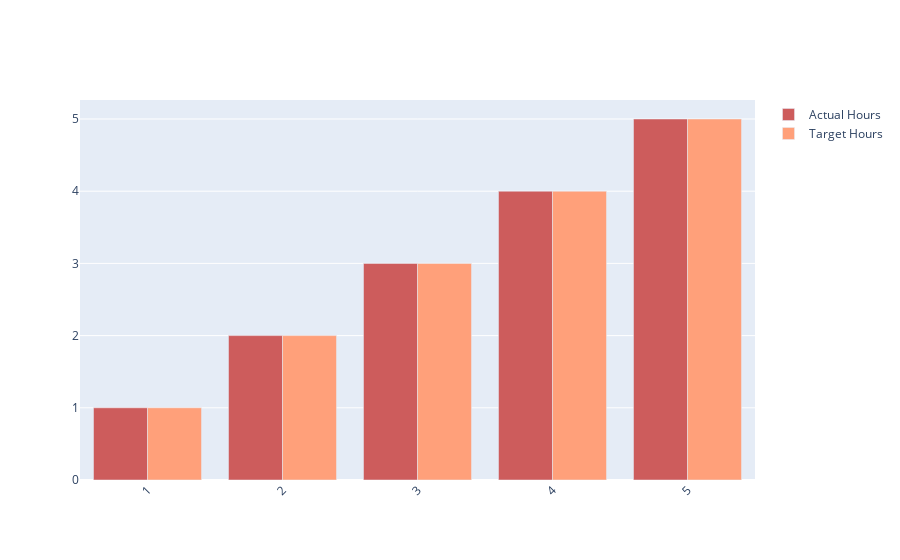

The cell this chart's notebook holds for it:
### Code cell
long_df = px.data.medals_long()

fig = px.bar(long_df, x="nation", y="count", color="medal", title="Long-Form Input")
fig.show()

fig = go.Figure()
fig.add_trace(go.Bar(
    x=xaxis_actual,
    y=yaxis_actual,
    name='Actual Hours',
    marker_color='indianred'
))
fig.add_trace(go.Bar(
    x=xaxis_target,
    y=yaxis_target,
    name='Target Hours',
    marker_color='lightsalmon'
))

# Here we modify the tickangle of the xaxis, resulting in rotated labels.
fig.update_layout(barmode='group', xaxis_tickangle=-45)
fig.update_xaxes(type='category')

### Figure 1 — Plotly figure (JSON) as saved in the notebook; plotly's stock layout.template omitted (floating-point values rounded to 4 significant figures)
{"data": [{"marker": {"color": "indianred"}, "name": "Actual Hours", "type": "bar", "x": [1, 2, 3, 4, 5], "y": [1, 2, 3, 4, 5]}, {"marker": {"color": "lightsalmon"}, "name": "Target Hours", "type": "bar", "x": [1, 2, 3, 4, 5], "y": [1, 2, 3, 4, 5]}], "layout": {"barmode": "group", "xaxis": {"tickangle": -45, "type": "category"}}}
